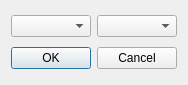
<?xml version="1.0" encoding="UTF-8"?>
<ui version="4.0">
 <class>Konekt</class>
 <widget class="QDialog" name="Konekt">
  <property name="geometry">
   <rect>
    <x>0</x>
    <y>0</y>
    <width>174</width>
    <height>85</height>
   </rect>
  </property>
  <property name="windowTitle">
   <string>Dialog</string>
  </property>
  <layout class="QGridLayout" name="gridLayout">
   <item row="0" column="0">
    <widget class="QComboBox" name="comboBox"/>
   </item>
   <item row="0" column="1">
    <widget class="QComboBox" name="comboBox_2"/>
   </item>
   <item row="1" column="0" colspan="2">
    <widget class="QDialogButtonBox" name="buttonBox">
     <property name="orientation">
      <enum>Qt::Horizontal</enum>
     </property>
     <property name="standardButtons">
      <set>QDialogButtonBox::Cancel|QDialogButtonBox::Ok</set>
     </property>
    </widget>
   </item>
  </layout>
 </widget>
 <resources/>
 <connections>
  <connection>
   <sender>buttonBox</sender>
   <signal>accepted()</signal>
   <receiver>Konekt</receiver>
   <slot>accept()</slot>
   <hints>
    <hint type="sourcelabel">
     <x>248</x>
     <y>254</y>
    </hint>
    <hint type="destinationlabel">
     <x>157</x>
     <y>274</y>
    </hint>
   </hints>
  </connection>
  <connection>
   <sender>buttonBox</sender>
   <signal>rejected()</signal>
   <receiver>Konekt</receiver>
   <slot>reject()</slot>
   <hints>
    <hint type="sourcelabel">
     <x>316</x>
     <y>260</y>
    </hint>
    <hint type="destinationlabel">
     <x>286</x>
     <y>274</y>
    </hint>
   </hints>
  </connection>
 </connections>
</ui>
